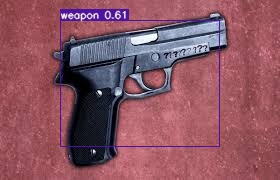
#> input picture c_work/yolov3_weapon/gun1.jpeg, 280 x 180 px, found by its file name
$ python crop_img.py
#> lines starting #> are read from the running program, lines starting #| are printed output that depends on the picture
import cv2

x = 60
y = 20
w = 219 * 1.1
h = 146 * 1.1


img = cv2.imread("test_data/imgs/gun1.jpeg")
#> img is the input picture: shape (180, 280, 3); mean B, G, R 98.5, 84.9, 139.8
crop_img = img[y:int(y+h), x:int(x+w)]
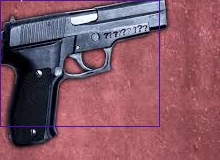
#> crop_img: shape (160, 220, 3); mean B, G, R 100.2, 86.5, 134.1
cv2.imshow("cropped", crop_img)
cv2.waitKey(0)
cv2.destroyAllWindows()
